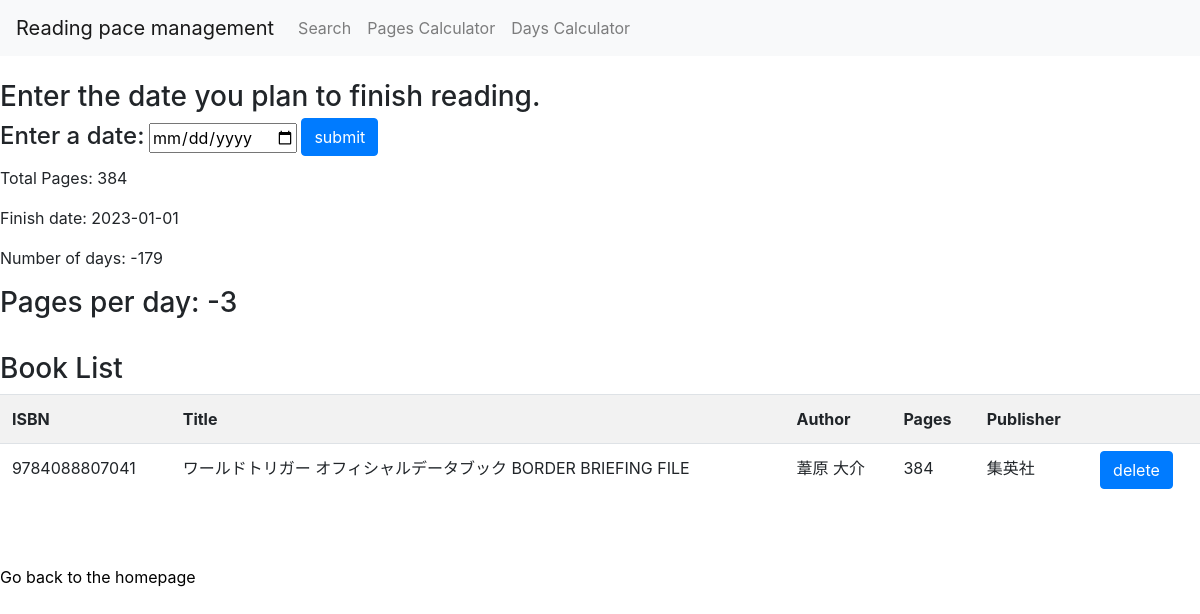
Before: /pages with the older database file.
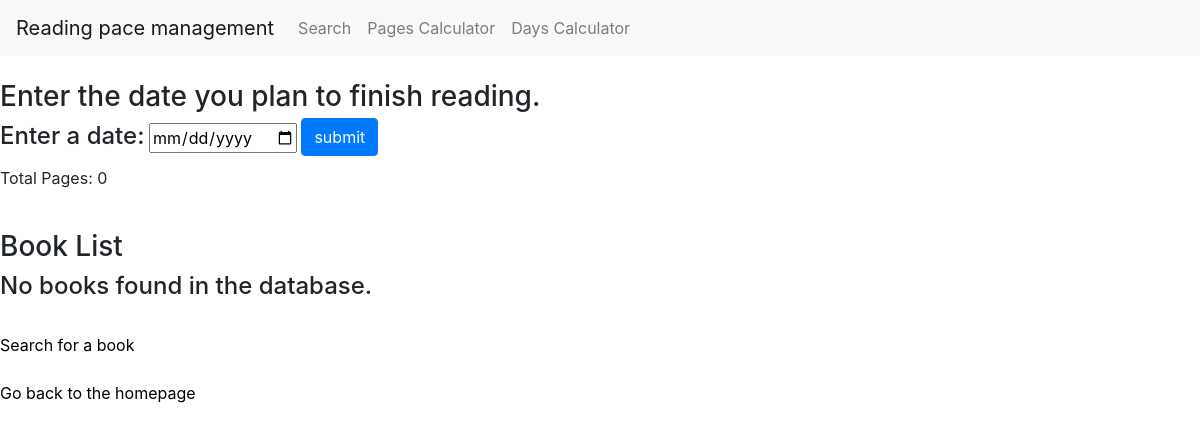
After: the same page with the newer database file.
### tables this page shows
CREATE TABLE 'books' ('isbn' INTEGER,
            title TEXT,
            author TEXT,'pages' INTEGER,
            publisher TEXT
        , PRIMARY KEY ("isbn") );

### app.py (the view)
@app.route("/pages", methods=["GET", "POST"])
def pages():
    conn = create_conn_date()
    c = conn.cursor()
    books, total_pages = display() if display() is not None else (None, 0)
    if request.method == "POST":
        date_input = request.form["date"]
        if date_input is None:
            flash("Invalid date format", "error")
            return render_template("pages.html", books=books, total_pages=total_pages)
        try:
            input_date = datetime.strptime(date_input, '%Y-%m-%d')
        except ValueError:
            flash("The input date is invalid date format.", "error")
            return render_template("pages.html", books=books, total_pages=total_pages)
        today = datetime.now()
        if input_date <= today:
            flash("Date must be in the future.", "error")
            return render_template("pages.html", books=books, total_pages=total_pages)
        c.execute("SELECT * FROM input_date")
        data = c.fetchall()
        if not data:
            c.execute("INSERT INTO input_date (date) VALUES (?)", (date_input,))
            conn.commit()
        else:
            c.execute("UPDATE input_date SET date = ?", (date_input,))
            conn.commit()
        conn.close()
        delta = input_date - today
        days = delta.days + 1
        pages_per_day = math.ceil(total_pages / days)
        return render_template("pages.html", books=books, total_pages=total_pages, input_date=input_date, days=days, pages_per_day=pages_per_day)
    else:
        c.execute("SELECT * FROM input_date")
        data = c.fetchone()
        if not books:
            return render_template("pages.html")
        if data:
            input_date = datetime.strptime(data[0], '%Y-%m-%d')
            delta = input_date - datetime.now()
            days = delta.days + 1
            pages_per_day = math.ceil(total_pages / days)
        else:
            input_date = None
            days = None
            pages_per_day = None
        conn.close()
        if total_pages is None:
            return render_template("pages.html")
        else:
            return render_template("pages.html", books=books, total_pages=total_pages, input_date=input_date, days=days, pages_per_day=pages_per_day)

### app.py (called while the page is built)
def create_conn():
    conn = sqlite3.connect("books.db")
    c = conn.cursor()
    c.execute("CREATE TABLE IF NOT EXISTS books (isbn INTEGER PRIMARY KEY, title TEXT, author TEXT, pages INTEGER, publisher TEXT)")
    return conn

def create_conn_date():
    conn = sqlite3.connect("books.db")
    c = conn.cursor()
    c.execute("CREATE TABLE IF NOT EXISTS input_date (date Date)")
    return conn

def display():
    conn = create_conn()
    c = conn.cursor()
    c.execute("SELECT * FROM books")
    books = c.fetchall()
    c.execute("SELECT sum(pages) FROM books")
    total_pages = c.fetchone()[0]
    conn.close()
    return books,total_pages

### templates/pages.html (shortened to what this page needs)
{% extends "layout.html" %}
{% block content %}
  <h3>Enter the date you plan to finish reading.</h3>
  <form action="/pages" method="post">
    <label for="date"><h4>Enter a date:</h4></label>
    <input type="date" id="date" name="date">
    <button type="submit" class="btn btn-primary">submit</button>
  </form>
  {% if total_pages %}
    <p>Total Pages: {{ total_pages }}</p>
  {% else %}
    <p>Total Pages: 0</p>
  {% endif %}
  {% if input_date %}
    <p>Finish date: {{ input_date.date() }}</p>
    <p>Number of days: {{ days }}</p>
    {% if books %}
      {% if total_pages %}
        {% set pages_per_day = total_pages // days %}
        <h3>Pages per day: {{ pages_per_day }}</h3>
      {% endif %}
    {% endif %}
  {% endif %}
  <br>
  <h3>Book List</h3>
  {% if books %}
    <table class="table table-striped">
      <tr>
        <th scope="col">ISBN</th>
        <th scope="col">Title</th>
        <th scope="col">Author</th>
        <th scope="col">Pages</th>
        <th scope="col">Publisher</th>
        <th scope="col"></th>
      </tr>
      {% for book in books %}
        <tr>
          <td>{{ book[0] }}</td>
          <td>{{ book[1] }}</td>
          <td>{{ book[2] }}</td>
          <td>{{ book[3] }}</td>
          <td>{{ book[4] }}</td>
          <td>
            <form action="/delete" method="post">
              <button type="submit" class="btn btn-primary">delete</button>
            </form>
          </td>
        </tr>
      {% endfor %}
    </table>
  {% else %}
    <h4>No books found in the database.</h4>
    <br>
    <a href="/search">Search for a book</a>
  {% endif %}
  <br><br>
  <a href="{{ url_for('index') }}">Go back to the homepage</a>
{% endblock %}

Changed rows visible on the page:
removed books: isbn "9784088807041", title "ワールドトリガー オフィシャルデータブック BORDER BRIEFING FILE", author "葦原 大介", pages "384", publisher "集英社"
Other visible differences:
{{ total_pages }}: "384" → (not shown)
{{ input_date.date() }}: "2023-01-01" → (not shown)
{{ days }}: "-179" → (not shown)
{{ pages_per_day }}: "-3" → (not shown)
text no longer shown: "Total Pages: Finish date: Number of days: Pages per day: ISBN Title Author Pages Publisher"
text now shown: "Total Pages: 0 No books found in the database. Search for a book"
